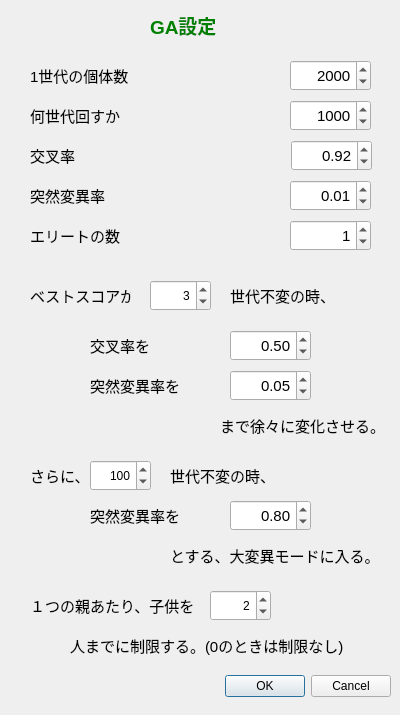
<?xml version="1.0" encoding="UTF-8"?>
<ui version="4.0">
 <class>DialogGA</class>
 <widget class="QDialog" name="DialogGA">
  <property name="geometry">
   <rect>
    <x>0</x>
    <y>0</y>
    <width>400</width>
    <height>715</height>
   </rect>
  </property>
  <property name="windowTitle">
   <string>Dialog</string>
  </property>
  <property name="styleSheet">
   <string notr="true"/>
  </property>
  <widget class="QDialogButtonBox" name="buttonBox">
   <property name="geometry">
    <rect>
     <x>50</x>
     <y>670</y>
     <width>341</width>
     <height>32</height>
    </rect>
   </property>
   <property name="orientation">
    <enum>Qt::Horizontal</enum>
   </property>
   <property name="standardButtons">
    <set>QDialogButtonBox::Cancel|QDialogButtonBox::Ok</set>
   </property>
  </widget>
  <widget class="QLabel" name="label">
   <property name="geometry">
    <rect>
     <x>150</x>
     <y>15</y>
     <width>101</width>
     <height>21</height>
    </rect>
   </property>
   <property name="font">
    <font>
     <pointsize>14</pointsize>
     <weight>75</weight>
     <bold>true</bold>
    </font>
   </property>
   <property name="styleSheet">
    <string notr="true">color: green</string>
   </property>
   <property name="text">
    <string>GA設定</string>
   </property>
  </widget>
  <widget class="QLabel" name="label_2">
   <property name="geometry">
    <rect>
     <x>30</x>
     <y>60</y>
     <width>141</width>
     <height>31</height>
    </rect>
   </property>
   <property name="font">
    <font>
     <pointsize>11</pointsize>
    </font>
   </property>
   <property name="text">
    <string>1世代の個体数</string>
   </property>
  </widget>
  <widget class="QLabel" name="label_3">
   <property name="geometry">
    <rect>
     <x>30</x>
     <y>100</y>
     <width>141</width>
     <height>31</height>
    </rect>
   </property>
   <property name="font">
    <font>
     <pointsize>11</pointsize>
    </font>
   </property>
   <property name="text">
    <string>何世代回すか</string>
   </property>
  </widget>
  <widget class="QLabel" name="label_4">
   <property name="geometry">
    <rect>
     <x>30</x>
     <y>140</y>
     <width>141</width>
     <height>31</height>
    </rect>
   </property>
   <property name="font">
    <font>
     <pointsize>11</pointsize>
    </font>
   </property>
   <property name="text">
    <string>交叉率</string>
   </property>
  </widget>
  <widget class="QLabel" name="label_5">
   <property name="geometry">
    <rect>
     <x>30</x>
     <y>180</y>
     <width>141</width>
     <height>31</height>
    </rect>
   </property>
   <property name="font">
    <font>
     <pointsize>11</pointsize>
    </font>
   </property>
   <property name="text">
    <string>突然変異率</string>
   </property>
  </widget>
  <widget class="QSpinBox" name="spinBoxIndNum">
   <property name="geometry">
    <rect>
     <x>290</x>
     <y>60</y>
     <width>81</width>
     <height>31</height>
    </rect>
   </property>
   <property name="font">
    <font>
     <pointsize>11</pointsize>
    </font>
   </property>
   <property name="alignment">
    <set>Qt::AlignRight|Qt::AlignTrailing|Qt::AlignVCenter</set>
   </property>
   <property name="minimum">
    <number>1</number>
   </property>
   <property name="maximum">
    <number>10000</number>
   </property>
   <property name="value">
    <number>2000</number>
   </property>
  </widget>
  <widget class="QSpinBox" name="spinBoxGenNum">
   <property name="geometry">
    <rect>
     <x>290</x>
     <y>100</y>
     <width>81</width>
     <height>31</height>
    </rect>
   </property>
   <property name="font">
    <font>
     <pointsize>11</pointsize>
    </font>
   </property>
   <property name="alignment">
    <set>Qt::AlignRight|Qt::AlignTrailing|Qt::AlignVCenter</set>
   </property>
   <property name="minimum">
    <number>1</number>
   </property>
   <property name="maximum">
    <number>10000</number>
   </property>
   <property name="value">
    <number>1000</number>
   </property>
  </widget>
  <widget class="QDoubleSpinBox" name="doubleSpinBoxCrossRate">
   <property name="geometry">
    <rect>
     <x>291</x>
     <y>140</y>
     <width>81</width>
     <height>31</height>
    </rect>
   </property>
   <property name="font">
    <font>
     <pointsize>11</pointsize>
    </font>
   </property>
   <property name="alignment">
    <set>Qt::AlignRight|Qt::AlignTrailing|Qt::AlignVCenter</set>
   </property>
   <property name="maximum">
    <double>1.000000000000000</double>
   </property>
   <property name="singleStep">
    <double>0.010000000000000</double>
   </property>
   <property name="value">
    <double>0.920000000000000</double>
   </property>
  </widget>
  <widget class="QDoubleSpinBox" name="doubleSpinBoxMutationRate">
   <property name="geometry">
    <rect>
     <x>290</x>
     <y>180</y>
     <width>81</width>
     <height>31</height>
    </rect>
   </property>
   <property name="font">
    <font>
     <pointsize>11</pointsize>
    </font>
   </property>
   <property name="alignment">
    <set>Qt::AlignRight|Qt::AlignTrailing|Qt::AlignVCenter</set>
   </property>
   <property name="maximum">
    <double>1.000000000000000</double>
   </property>
   <property name="singleStep">
    <double>0.010000000000000</double>
   </property>
   <property name="value">
    <double>0.010000000000000</double>
   </property>
  </widget>
  <widget class="QLabel" name="label_7">
   <property name="geometry">
    <rect>
     <x>30</x>
     <y>220</y>
     <width>141</width>
     <height>31</height>
    </rect>
   </property>
   <property name="font">
    <font>
     <pointsize>11</pointsize>
    </font>
   </property>
   <property name="text">
    <string>エリートの数</string>
   </property>
  </widget>
  <widget class="QSpinBox" name="spinBoxEliteNum">
   <property name="geometry">
    <rect>
     <x>290</x>
     <y>220</y>
     <width>81</width>
     <height>31</height>
    </rect>
   </property>
   <property name="font">
    <font>
     <pointsize>11</pointsize>
    </font>
   </property>
   <property name="alignment">
    <set>Qt::AlignRight|Qt::AlignTrailing|Qt::AlignVCenter</set>
   </property>
   <property name="minimum">
    <number>0</number>
   </property>
   <property name="maximum">
    <number>1000</number>
   </property>
   <property name="value">
    <number>1</number>
   </property>
  </widget>
  <widget class="QLabel" name="label_8">
   <property name="geometry">
    <rect>
     <x>30</x>
     <y>280</y>
     <width>101</width>
     <height>31</height>
    </rect>
   </property>
   <property name="font">
    <font>
     <pointsize>11</pointsize>
    </font>
   </property>
   <property name="text">
    <string>ベストスコアが</string>
   </property>
  </widget>
  <widget class="QSpinBox" name="spinBoxUnchangedGen1">
   <property name="geometry">
    <rect>
     <x>150</x>
     <y>280</y>
     <width>61</width>
     <height>31</height>
    </rect>
   </property>
   <property name="alignment">
    <set>Qt::AlignRight|Qt::AlignTrailing|Qt::AlignVCenter</set>
   </property>
   <property name="value">
    <number>3</number>
   </property>
  </widget>
  <widget class="QLabel" name="label_9">
   <property name="geometry">
    <rect>
     <x>230</x>
     <y>280</y>
     <width>131</width>
     <height>31</height>
    </rect>
   </property>
   <property name="font">
    <font>
     <pointsize>11</pointsize>
    </font>
   </property>
   <property name="text">
    <string>世代不変の時、</string>
   </property>
  </widget>
  <widget class="QLabel" name="label_10">
   <property name="geometry">
    <rect>
     <x>90</x>
     <y>330</y>
     <width>101</width>
     <height>31</height>
    </rect>
   </property>
   <property name="font">
    <font>
     <pointsize>11</pointsize>
    </font>
   </property>
   <property name="text">
    <string>交叉率を</string>
   </property>
  </widget>
  <widget class="QLabel" name="label_11">
   <property name="geometry">
    <rect>
     <x>90</x>
     <y>370</y>
     <width>111</width>
     <height>31</height>
    </rect>
   </property>
   <property name="font">
    <font>
     <pointsize>11</pointsize>
    </font>
   </property>
   <property name="text">
    <string>突然変異率を</string>
   </property>
  </widget>
  <widget class="QDoubleSpinBox" name="doubleSpinBoxCrossChanged">
   <property name="geometry">
    <rect>
     <x>230</x>
     <y>330</y>
     <width>81</width>
     <height>31</height>
    </rect>
   </property>
   <property name="font">
    <font>
     <pointsize>11</pointsize>
    </font>
   </property>
   <property name="alignment">
    <set>Qt::AlignRight|Qt::AlignTrailing|Qt::AlignVCenter</set>
   </property>
   <property name="maximum">
    <double>1.000000000000000</double>
   </property>
   <property name="singleStep">
    <double>0.010000000000000</double>
   </property>
   <property name="value">
    <double>0.500000000000000</double>
   </property>
  </widget>
  <widget class="QDoubleSpinBox" name="doubleSpinBoxMutationChanged">
   <property name="geometry">
    <rect>
     <x>230</x>
     <y>370</y>
     <width>81</width>
     <height>31</height>
    </rect>
   </property>
   <property name="font">
    <font>
     <pointsize>11</pointsize>
    </font>
   </property>
   <property name="alignment">
    <set>Qt::AlignRight|Qt::AlignTrailing|Qt::AlignVCenter</set>
   </property>
   <property name="maximum">
    <double>1.000000000000000</double>
   </property>
   <property name="singleStep">
    <double>0.010000000000000</double>
   </property>
   <property name="value">
    <double>0.050000000000000</double>
   </property>
  </widget>
  <widget class="QLabel" name="label_12">
   <property name="geometry">
    <rect>
     <x>220</x>
     <y>410</y>
     <width>161</width>
     <height>31</height>
    </rect>
   </property>
   <property name="font">
    <font>
     <pointsize>11</pointsize>
    </font>
   </property>
   <property name="text">
    <string>まで徐々に変化させる。</string>
   </property>
  </widget>
  <widget class="QLabel" name="label_13">
   <property name="geometry">
    <rect>
     <x>30</x>
     <y>460</y>
     <width>61</width>
     <height>31</height>
    </rect>
   </property>
   <property name="font">
    <font>
     <pointsize>11</pointsize>
    </font>
   </property>
   <property name="text">
    <string>さらに、</string>
   </property>
  </widget>
  <widget class="QSpinBox" name="spinBoxUnchaigedGen2">
   <property name="geometry">
    <rect>
     <x>90</x>
     <y>460</y>
     <width>61</width>
     <height>31</height>
    </rect>
   </property>
   <property name="alignment">
    <set>Qt::AlignRight|Qt::AlignTrailing|Qt::AlignVCenter</set>
   </property>
   <property name="maximum">
    <number>1000</number>
   </property>
   <property name="value">
    <number>100</number>
   </property>
  </widget>
  <widget class="QLabel" name="label_14">
   <property name="geometry">
    <rect>
     <x>170</x>
     <y>460</y>
     <width>131</width>
     <height>31</height>
    </rect>
   </property>
   <property name="font">
    <font>
     <pointsize>11</pointsize>
    </font>
   </property>
   <property name="text">
    <string>世代不変の時、</string>
   </property>
  </widget>
  <widget class="QLabel" name="label_15">
   <property name="geometry">
    <rect>
     <x>90</x>
     <y>500</y>
     <width>111</width>
     <height>31</height>
    </rect>
   </property>
   <property name="font">
    <font>
     <pointsize>11</pointsize>
    </font>
   </property>
   <property name="text">
    <string>突然変異率を</string>
   </property>
  </widget>
  <widget class="QDoubleSpinBox" name="doubleSpinBoxMassiveMutateRate">
   <property name="geometry">
    <rect>
     <x>230</x>
     <y>500</y>
     <width>81</width>
     <height>31</height>
    </rect>
   </property>
   <property name="font">
    <font>
     <pointsize>11</pointsize>
    </font>
   </property>
   <property name="alignment">
    <set>Qt::AlignRight|Qt::AlignTrailing|Qt::AlignVCenter</set>
   </property>
   <property name="maximum">
    <double>1.000000000000000</double>
   </property>
   <property name="singleStep">
    <double>0.010000000000000</double>
   </property>
   <property name="value">
    <double>0.800000000000000</double>
   </property>
  </widget>
  <widget class="QLabel" name="label_16">
   <property name="geometry">
    <rect>
     <x>170</x>
     <y>540</y>
     <width>221</width>
     <height>31</height>
    </rect>
   </property>
   <property name="font">
    <font>
     <pointsize>11</pointsize>
    </font>
   </property>
   <property name="text">
    <string>とする、大変異モードに入る。</string>
   </property>
  </widget>
  <widget class="QLabel" name="label_17">
   <property name="geometry">
    <rect>
     <x>30</x>
     <y>590</y>
     <width>191</width>
     <height>31</height>
    </rect>
   </property>
   <property name="font">
    <font>
     <pointsize>11</pointsize>
    </font>
   </property>
   <property name="text">
    <string>１つの親あたり、子供を</string>
   </property>
  </widget>
  <widget class="QSpinBox" name="spinBoxChildConstraint">
   <property name="geometry">
    <rect>
     <x>210</x>
     <y>590</y>
     <width>61</width>
     <height>31</height>
    </rect>
   </property>
   <property name="alignment">
    <set>Qt::AlignRight|Qt::AlignTrailing|Qt::AlignVCenter</set>
   </property>
   <property name="value">
    <number>2</number>
   </property>
  </widget>
  <widget class="QLabel" name="label_18">
   <property name="geometry">
    <rect>
     <x>70</x>
     <y>630</y>
     <width>291</width>
     <height>31</height>
    </rect>
   </property>
   <property name="font">
    <font>
     <pointsize>11</pointsize>
    </font>
   </property>
   <property name="text">
    <string>人までに制限する。(0のときは制限なし)</string>
   </property>
  </widget>
 </widget>
 <resources/>
 <connections>
  <connection>
   <sender>buttonBox</sender>
   <signal>accepted()</signal>
   <receiver>DialogGA</receiver>
   <slot>accept()</slot>
   <hints>
    <hint type="sourcelabel">
     <x>248</x>
     <y>670</y>
    </hint>
    <hint type="destinationlabel">
     <x>157</x>
     <y>274</y>
    </hint>
   </hints>
  </connection>
  <connection>
   <sender>buttonBox</sender>
   <signal>rejected()</signal>
   <receiver>DialogGA</receiver>
   <slot>reject()</slot>
   <hints>
    <hint type="sourcelabel">
     <x>316</x>
     <y>670</y>
    </hint>
    <hint type="destinationlabel">
     <x>286</x>
     <y>274</y>
    </hint>
   </hints>
  </connection>
 </connections>
</ui>
